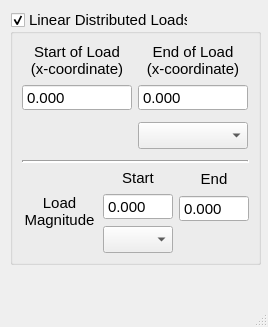
<?xml version="1.0" encoding="UTF-8"?>
<ui version="4.0">
 <class>MainWindow</class>
 <widget class="QMainWindow" name="MainWindow">
  <property name="geometry">
   <rect>
    <x>0</x>
    <y>0</y>
    <width>268</width>
    <height>327</height>
   </rect>
  </property>
  <property name="windowTitle">
   <string>MainWindow</string>
  </property>
  <widget class="QWidget" name="centralwidget">
   <widget class="QGroupBox" name="lineardistributedloadsGBox">
    <property name="geometry">
     <rect>
      <x>10</x>
      <y>10</y>
      <width>251</width>
      <height>255</height>
     </rect>
    </property>
    <property name="sizePolicy">
     <sizepolicy hsizetype="Preferred" vsizetype="Fixed">
      <horstretch>0</horstretch>
      <verstretch>0</verstretch>
     </sizepolicy>
    </property>
    <property name="font">
     <font>
      <family>Arial</family>
      <pointsize>11</pointsize>
     </font>
    </property>
    <property name="title">
     <string>Linear Distributed Loads</string>
    </property>
    <property name="checkable">
     <bool>true</bool>
    </property>
    <layout class="QVBoxLayout" name="verticalLayout_10">
     <item>
      <layout class="QGridLayout" name="gridLayout">
       <item row="0" column="0">
        <widget class="QLabel" name="label_15">
         <property name="minimumSize">
          <size>
           <width>110</width>
           <height>0</height>
          </size>
         </property>
         <property name="maximumSize">
          <size>
           <width>10</width>
           <height>16777215</height>
          </size>
         </property>
         <property name="text">
          <string>Start of Load
(x-coordinate)</string>
         </property>
         <property name="alignment">
          <set>Qt::AlignmentFlag::AlignCenter</set>
         </property>
        </widget>
       </item>
       <item row="0" column="1">
        <widget class="QLabel" name="label_16">
         <property name="minimumSize">
          <size>
           <width>110</width>
           <height>0</height>
          </size>
         </property>
         <property name="maximumSize">
          <size>
           <width>10</width>
           <height>16777215</height>
          </size>
         </property>
         <property name="text">
          <string>End of Load
(x-coordinate)</string>
         </property>
         <property name="alignment">
          <set>Qt::AlignmentFlag::AlignCenter</set>
         </property>
        </widget>
       </item>
       <item row="1" column="0">
        <widget class="QDoubleSpinBox" name="lineardistribloadstart">
         <property name="sizePolicy">
          <sizepolicy hsizetype="Expanding" vsizetype="Fixed">
           <horstretch>0</horstretch>
           <verstretch>0</verstretch>
          </sizepolicy>
         </property>
         <property name="minimumSize">
          <size>
           <width>110</width>
           <height>27</height>
          </size>
         </property>
         <property name="maximumSize">
          <size>
           <width>100</width>
           <height>27</height>
          </size>
         </property>
         <property name="buttonSymbols">
          <enum>QAbstractSpinBox::ButtonSymbols::NoButtons</enum>
         </property>
         <property name="decimals">
          <number>3</number>
         </property>
         <property name="maximum">
          <double>100000000.000000000000000</double>
         </property>
        </widget>
       </item>
       <item row="1" column="1">
        <widget class="QDoubleSpinBox" name="lineardistribloadend">
         <property name="sizePolicy">
          <sizepolicy hsizetype="Expanding" vsizetype="Fixed">
           <horstretch>0</horstretch>
           <verstretch>0</verstretch>
          </sizepolicy>
         </property>
         <property name="minimumSize">
          <size>
           <width>110</width>
           <height>27</height>
          </size>
         </property>
         <property name="maximumSize">
          <size>
           <width>100</width>
           <height>27</height>
          </size>
         </property>
         <property name="buttonSymbols">
          <enum>QAbstractSpinBox::ButtonSymbols::NoButtons</enum>
         </property>
         <property name="decimals">
          <number>3</number>
         </property>
         <property name="maximum">
          <double>100000000.000000000000000</double>
         </property>
        </widget>
       </item>
       <item row="2" column="0">
        <spacer name="verticalSpacer_2">
         <property name="orientation">
          <enum>Qt::Orientation::Vertical</enum>
         </property>
         <property name="sizeType">
          <enum>QSizePolicy::Policy::Preferred</enum>
         </property>
         <property name="sizeHint" stdset="0">
          <size>
           <width>107</width>
           <height>38</height>
          </size>
         </property>
        </spacer>
       </item>
       <item row="2" column="1">
        <widget class="QComboBox" name="lineardistribloadunits">
         <property name="sizePolicy">
          <sizepolicy hsizetype="Expanding" vsizetype="Fixed">
           <horstretch>0</horstretch>
           <verstretch>0</verstretch>
          </sizepolicy>
         </property>
         <property name="minimumSize">
          <size>
           <width>110</width>
           <height>27</height>
          </size>
         </property>
         <property name="maximumSize">
          <size>
           <width>100</width>
           <height>27</height>
          </size>
         </property>
        </widget>
       </item>
      </layout>
     </item>
     <item>
      <widget class="Line" name="line_3">
       <property name="lineWidth">
        <number>2</number>
       </property>
       <property name="orientation">
        <enum>Qt::Orientation::Horizontal</enum>
       </property>
      </widget>
     </item>
     <item>
      <layout class="QHBoxLayout" name="horizontalLayout_10">
       <item>
        <widget class="QLabel" name="label_14">
         <property name="sizePolicy">
          <sizepolicy hsizetype="Preferred" vsizetype="Preferred">
           <horstretch>0</horstretch>
           <verstretch>0</verstretch>
          </sizepolicy>
         </property>
         <property name="minimumSize">
          <size>
           <width>0</width>
           <height>0</height>
          </size>
         </property>
         <property name="text">
          <string>Load
Magnitude</string>
         </property>
         <property name="alignment">
          <set>Qt::AlignmentFlag::AlignCenter</set>
         </property>
        </widget>
       </item>
       <item>
        <layout class="QVBoxLayout" name="verticalLayout_20">
         <item>
          <widget class="QLabel" name="label_17">
           <property name="text">
            <string>Start</string>
           </property>
           <property name="alignment">
            <set>Qt::AlignmentFlag::AlignCenter</set>
           </property>
          </widget>
         </item>
         <item>
          <layout class="QVBoxLayout" name="verticalLayout_15">
           <item>
            <widget class="QDoubleSpinBox" name="lineardistribloadmagnitudestart">
             <property name="sizePolicy">
              <sizepolicy hsizetype="Expanding" vsizetype="Fixed">
               <horstretch>0</horstretch>
               <verstretch>0</verstretch>
              </sizepolicy>
             </property>
             <property name="minimumSize">
              <size>
               <width>70</width>
               <height>27</height>
              </size>
             </property>
             <property name="maximumSize">
              <size>
               <width>70</width>
               <height>27</height>
              </size>
             </property>
             <property name="buttonSymbols">
              <enum>QAbstractSpinBox::ButtonSymbols::NoButtons</enum>
             </property>
             <property name="decimals">
              <number>3</number>
             </property>
             <property name="maximum">
              <double>100000000.000000000000000</double>
             </property>
            </widget>
           </item>
           <item>
            <widget class="QComboBox" name="lineardistribloadmagnitudunits">
             <property name="sizePolicy">
              <sizepolicy hsizetype="Expanding" vsizetype="Fixed">
               <horstretch>0</horstretch>
               <verstretch>0</verstretch>
              </sizepolicy>
             </property>
             <property name="minimumSize">
              <size>
               <width>70</width>
               <height>27</height>
              </size>
             </property>
             <property name="maximumSize">
              <size>
               <width>70</width>
               <height>27</height>
              </size>
             </property>
            </widget>
           </item>
          </layout>
         </item>
        </layout>
       </item>
       <item>
        <layout class="QVBoxLayout" name="verticalLayout_19">
         <item>
          <widget class="QLabel" name="label_18">
           <property name="text">
            <string>End</string>
           </property>
           <property name="alignment">
            <set>Qt::AlignmentFlag::AlignCenter</set>
           </property>
          </widget>
         </item>
         <item>
          <widget class="QDoubleSpinBox" name="lineardistribloadmagnitudeend">
           <property name="sizePolicy">
            <sizepolicy hsizetype="Expanding" vsizetype="Fixed">
             <horstretch>0</horstretch>
             <verstretch>0</verstretch>
            </sizepolicy>
           </property>
           <property name="minimumSize">
            <size>
             <width>70</width>
             <height>27</height>
            </size>
           </property>
           <property name="maximumSize">
            <size>
             <width>70</width>
             <height>27</height>
            </size>
           </property>
           <property name="buttonSymbols">
            <enum>QAbstractSpinBox::ButtonSymbols::NoButtons</enum>
           </property>
           <property name="decimals">
            <number>3</number>
           </property>
           <property name="maximum">
            <double>100000000.000000000000000</double>
           </property>
          </widget>
         </item>
         <item>
          <spacer name="verticalSpacer_3">
           <property name="orientation">
            <enum>Qt::Orientation::Vertical</enum>
           </property>
           <property name="sizeType">
            <enum>QSizePolicy::Policy::Preferred</enum>
           </property>
           <property name="sizeHint" stdset="0">
            <size>
             <width>20</width>
             <height>31</height>
            </size>
           </property>
          </spacer>
         </item>
        </layout>
       </item>
      </layout>
     </item>
    </layout>
   </widget>
  </widget>
  <widget class="QMenuBar" name="menubar">
   <property name="geometry">
    <rect>
     <x>0</x>
     <y>0</y>
     <width>268</width>
     <height>33</height>
    </rect>
   </property>
  </widget>
  <widget class="QStatusBar" name="statusbar"/>
 </widget>
 <resources/>
 <connections/>
</ui>
